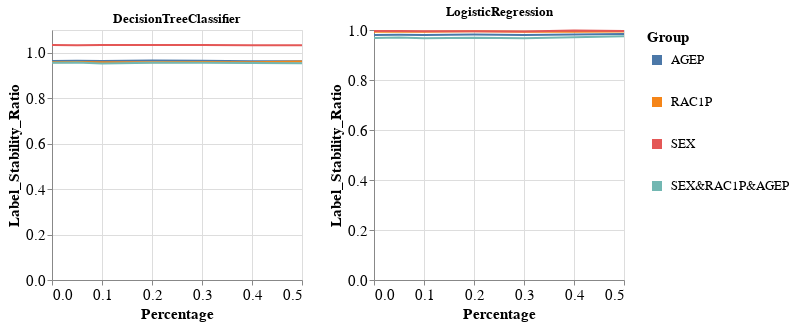

This figure's notebook cell:
### Markdown cell above
### Specific group metric per dataset, experiment iteration, and multiple models

### Code cell
visualizer.create_groups_grid_pct_lines_per_model_plot(group_metric='Label_Stability_Ratio',
                                                       target_preprocessing_technique=PREPROCESSING_TECHNIQUES[0],
                                                       model_names=MODEL_NAMES[:2])

### Figure 1 — Vega-Lite specification as saved in the notebook (floating-point values rounded to 4 significant figures)
{"config": {"view": {"continuousWidth": 400, "continuousHeight": 300}, "axis": {"labelFontSize": 15, "titleFontSize": 15}, "legend": {"labelFontSize": 13, "symbolStrokeWidth": 10, "titleFontSize": 15}}, "vconcat": [{"hconcat": [{"mark": "line", "encoding": {"color": {"field": "Group", "type": "nominal"}, "x": {"field": "Percentage", "type": "quantitative"}, "y": {"field": "Metric_Value", "title": "Label_Stability_Ratio", "type": "quantitative"}}, "height": 250, "title": "DecisionTreeClassifier", "width": 250}, {"data": {"name": "data-5e1ee269453bee8cc5ba34adec42922a"}, "mark": "line", "encoding": {"color": {"field": "Group", "type": "nominal"}, "x": {"field": "Percentage", "type": "quantitative"}, "y": {"field": "Metric_Value", "title": "Label_Stability_Ratio", "type": "quantitative"}}, "height": 250, "title": "LogisticRegression", "width": 250}]}], "data": {"name": "data-369f7f87d8bc75b529112f299e236889"}, "$schema": "https://vega.github.io/schema/vega-lite/v4.17.0.json", "datasets": {"data-369f7f87d8bc75b529112f299e236889": [{"Model_Name": "DecisionTreeClassifier", "Metric": "Label_Stability_Ratio", "Group": "AGEP", "Metric_Value": 0.9638, "Percentage": 0.0}, {"Model_Name": "DecisionTreeClassifier", "Metric": "Label_Stability_Ratio", "Group": "RAC1P", "Metric_Value": 0.9586, "Percentage": 0.0}, {"Model_Name": "DecisionTreeClassifier", "Metric": "Label_Stability_Ratio", "Group": "SEX", "Metric_Value": 1.034, "Percentage": 0.0}, {"Model_Name": "DecisionTreeClassifier", "Metric": "Label_Stability_Ratio", "Group": "SEX&RAC1P&AGEP", "Metric_Value": 0.9554, "Percentage": 0.0}, {"Model_Name": "DecisionTreeClassifier", "Metric": "Label_Stability_Ratio", "Group": "AGEP", "Metric_Value": 0.9648, "Percentage": 0.05}, {"Model_Name": "DecisionTreeClassifier", "Metric": "Label_Stability_Ratio", "Group": "RAC1P", "Metric_Value": 0.9595, "Percentage": 0.05}, {"Model_Name": "DecisionTreeClassifier", "Metric": "Label_Stability_Ratio", "Group": "SEX", "Metric_Value": 1.033, "Percentage": 0.05}, {"Model_Name": "DecisionTreeClassifier", "Metric": "Label_Stability_Ratio", "Group": "SEX&RAC1P&AGEP", "Metric_Value": 0.9573, "Percentage": 0.05}, {"Model_Name": "DecisionTreeClassifier", "Metric": "Label_Stability_Ratio", "Group": "AGEP", "Metric_Value": 0.9631, "Percentage": 0.1}, {"Model_Name": "DecisionTreeClassifier", "Metric": "Label_Stability_Ratio", "Group": "RAC1P", "Metric_Value": 0.9581, "Percentage": 0.1}, {"Model_Name": "DecisionTreeClassifier", "Metric": "Label_Stability_Ratio", "Group": "SEX", "Metric_Value": 1.034, "Percentage": 0.1}, {"Model_Name": "DecisionTreeClassifier", "Metric": "Label_Stability_Ratio", "Group": "SEX&RAC1P&AGEP", "Metric_Value": 0.9525, "Percentage": 0.1}, {"Model_Name": "DecisionTreeClassifier", "Metric": "Label_Stability_Ratio", "Group": "AGEP", "Metric_Value": 0.9653, "Percentage": 0.2}, {"Model_Name": "DecisionTreeClassifier", "Metric": "Label_Stability_Ratio", "Group": "RAC1P", "Metric_Value": 0.9581, "Percentage": 0.2}, {"Model_Name": "DecisionTreeClassifier", "Metric": "Label_Stability_Ratio", "Group": "SEX", "Metric_Value": 1.034, "Percentage": 0.2}, {"Model_Name": "DecisionTreeClassifier", "Metric": "Label_Stability_Ratio", "Group": "SEX&RAC1P&AGEP", "Metric_Value": 0.9557, "Percentage": 0.2}, {"Model_Name": "DecisionTreeClassifier", "Metric": "Label_Stability_Ratio", "Group": "AGEP", "Metric_Value": 0.9648, "Percentage": 0.3}, {"Model_Name": "DecisionTreeClassifier", "Metric": "Label_Stability_Ratio", "Group": "RAC1P", "Metric_Value": 0.9595, "Percentage": 0.3}, {"Model_Name": "DecisionTreeClassifier", "Metric": "Label_Stability_Ratio", "Group": "SEX", "Metric_Value": 1.034, "Percentage": 0.3}, {"Model_Name": "DecisionTreeClassifier", "Metric": "Label_Stability_Ratio", "Group": "SEX&RAC1P&AGEP", "Metric_Value": 0.956, "Percentage": 0.3}, {"Model_Name": "DecisionTreeClassifier", "Metric": "Label_Stability_Ratio", "Group": "AGEP", "Metric_Value": 0.9626, "Percentage": 0.4}, {"Model_Name": "DecisionTreeClassifier", "Metric": "Label_Stability_Ratio", "Group": "RAC1P", "Metric_Value": 0.9577, "Percentage": 0.4}, {"Model_Name": "DecisionTreeClassifier", "Metric": "Label_Stability_Ratio", "Group": "SEX", "Metric_Value": 1.033, "Percentage": 0.4}, {"Model_Name": "DecisionTreeClassifier", "Metric": "Label_Stability_Ratio", "Group": "SEX&RAC1P&AGEP", "Metric_Value": 0.9543, "Percentage": 0.4}, {"Model_Name": "DecisionTreeClassifier", "Metric": "Label_Stability_Ratio", "Group": "AGEP", "Metric_Value": 0.9621, "Percentage": 0.5}, {"Model_Name": "DecisionTreeClassifier", "Metric": "Label_Stability_Ratio", "Group": "RAC1P", "Metric_Value": 0.9618, "Percentage": 0.5}, {"Model_Name": "DecisionTreeClassifier", "Metric": "Label_Stability_Ratio", "Group": "SEX", "Metric_Value": 1.033, "Percentage": 0.5}, {"Model_Name": "DecisionTreeClassifier", "Metric": "Label_Stability_Ratio", "Group": "SEX&RAC1P&AGEP", "Metric_Value": 0.9542, "Percentage": 0.5}], "data-5e1ee269453bee8cc5ba34adec42922a": [{"Model_Name": "LogisticRegression", "Metric": "Label_Stability_Ratio", "Group": "AGEP", "Metric_Value": 0.98, "Percentage": 0.0}, {"Model_Name": "LogisticRegression", "Metric": "Label_Stability_Ratio", "Group": "RAC1P", "Metric_Value": 0.9929, "Percentage": 0.0}, {"Model_Name": "LogisticRegression", "Metric": "Label_Stability_Ratio", "Group": "SEX", "Metric_Value": 0.9961, "Percentage": 0.0}, {"Model_Name": "LogisticRegression", "Metric": "Label_Stability_Ratio", "Group": "SEX&RAC1P&AGEP", "Metric_Value": 0.9683, "Percentage": 0.0}, {"Model_Name": "LogisticRegression", "Metric": "Label_Stability_Ratio", "Group": "AGEP", "Metric_Value": 0.9808, "Percentage": 0.05}, {"Model_Name": "LogisticRegression", "Metric": "Label_Stability_Ratio", "Group": "RAC1P", "Metric_Value": 0.9932, "Percentage": 0.05}, {"Model_Name": "LogisticRegression", "Metric": "Label_Stability_Ratio", "Group": "SEX", "Metric_Value": 0.9963, "Percentage": 0.05}, {"Model_Name": "LogisticRegression", "Metric": "Label_Stability_Ratio", "Group": "SEX&RAC1P&AGEP", "Metric_Value": 0.9701, "Percentage": 0.05}, {"Model_Name": "LogisticRegression", "Metric": "Label_Stability_Ratio", "Group": "AGEP", "Metric_Value": 0.9797, "Percentage": 0.1}, {"Model_Name": "LogisticRegression", "Metric": "Label_Stability_Ratio", "Group": "RAC1P", "Metric_Value": 0.993, "Percentage": 0.1}, {"Model_Name": "LogisticRegression", "Metric": "Label_Stability_Ratio", "Group": "SEX", "Metric_Value": 0.9947, "Percentage": 0.1}, {"Model_Name": "LogisticRegression", "Metric": "Label_Stability_Ratio", "Group": "SEX&RAC1P&AGEP", "Metric_Value": 0.9673, "Percentage": 0.1}, {"Model_Name": "LogisticRegression", "Metric": "Label_Stability_Ratio", "Group": "AGEP", "Metric_Value": 0.982, "Percentage": 0.2}, {"Model_Name": "LogisticRegression", "Metric": "Label_Stability_Ratio", "Group": "RAC1P", "Metric_Value": 0.9951, "Percentage": 0.2}, {"Model_Name": "LogisticRegression", "Metric": "Label_Stability_Ratio", "Group": "SEX", "Metric_Value": 0.995, "Percentage": 0.2}, {"Model_Name": "LogisticRegression", "Metric": "Label_Stability_Ratio", "Group": "SEX&RAC1P&AGEP", "Metric_Value": 0.9694, "Percentage": 0.2}, {"Model_Name": "LogisticRegression", "Metric": "Label_Stability_Ratio", "Group": "AGEP", "Metric_Value": 0.98, "Percentage": 0.3}, {"Model_Name": "LogisticRegression", "Metric": "Label_Stability_Ratio", "Group": "RAC1P", "Metric_Value": 0.9933, "Percentage": 0.3}, {"Model_Name": "LogisticRegression", "Metric": "Label_Stability_Ratio", "Group": "SEX", "Metric_Value": 0.9935, "Percentage": 0.3}, {"Model_Name": "LogisticRegression", "Metric": "Label_Stability_Ratio", "Group": "SEX&RAC1P&AGEP", "Metric_Value": 0.9668, "Percentage": 0.3}, {"Model_Name": "LogisticRegression", "Metric": "Label_Stability_Ratio", "Group": "AGEP", "Metric_Value": 0.9822, "Percentage": 0.4}, {"Model_Name": "LogisticRegression", "Metric": "Label_Stability_Ratio", "Group": "RAC1P", "Metric_Value": 0.9931, "Percentage": 0.4}, {"Model_Name": "LogisticRegression", "Metric": "Label_Stability_Ratio", "Group": "SEX", "Metric_Value": 0.9979, "Percentage": 0.4}, {"Model_Name": "LogisticRegression", "Metric": "Label_Stability_Ratio", "Group": "SEX&RAC1P&AGEP", "Metric_Value": 0.9713, "Percentage": 0.4}, {"Model_Name": "LogisticRegression", "Metric": "Label_Stability_Ratio", "Group": "AGEP", "Metric_Value": 0.9841, "Percentage": 0.5}, {"Model_Name": "LogisticRegression", "Metric": "Label_Stability_Ratio", "Group": "RAC1P", "Metric_Value": 0.9941, "Percentage": 0.5}, {"Model_Name": "LogisticRegression", "Metric": "Label_Stability_Ratio", "Group": "SEX", "Metric_Value": 0.9958, "Percentage": 0.5}, {"Model_Name": "LogisticRegression", "Metric": "Label_Stability_Ratio", "Group": "SEX&RAC1P&AGEP", "Metric_Value": 0.9747, "Percentage": 0.5}]}}
